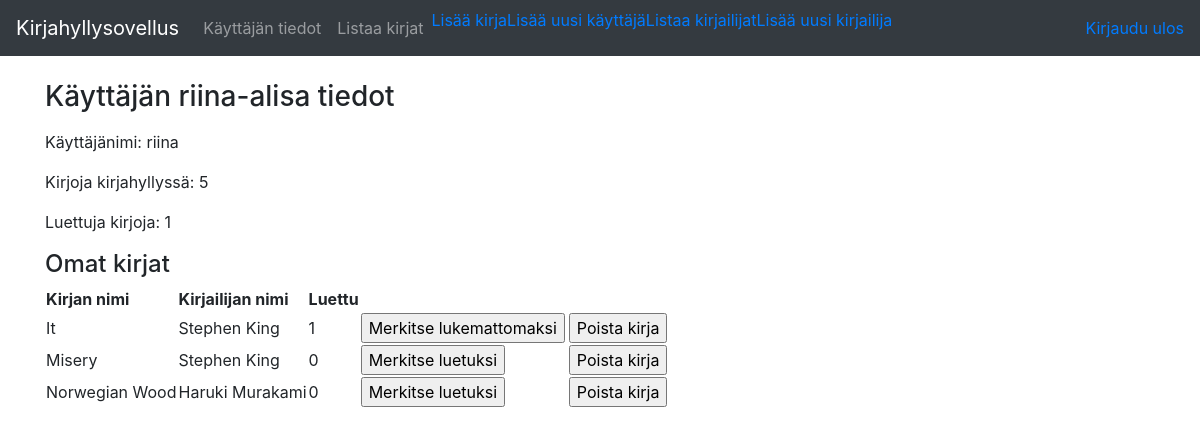
/auth/riina/ (signed in), run on the app's committed database.
### application/auth/models.py (models this page shows, shortened)
class User(Base):
    __tablename__ = "account"
    name = db.Column(db.String(30), nullable=False)
    username = db.Column(db.String(30), nullable=False)
    password = db.Column(db.String(30), nullable=False)
    mybooks = db.relationship("Book", secondary=users_books,
        backref=db.backref('mybooks', lazy='dynamic'))
    @staticmethod
    def count_all_books(userid):
        stmt = text("SELECT COUNT(users_books.book_id) FROM users_books WHERE user_id = :userid").params(userid=userid)
        res = db.engine.execute(stmt)
        return res.fetchone()[0]
    @staticmethod
    def count_read_books(userid):
        stmt = text("SELECT COUNT(users_books.book_id) FROM users_books WHERE user_id =  :userid AND read = 1").params(userid=userid)
        res = db.engine.execute(stmt)
        return res.fetchone()[0]

### tables this page shows
CREATE TABLE users_books (
	book_id INTEGER, 
	user_id INTEGER, 
	read BOOLEAN NOT NULL, 
	FOREIGN KEY(book_id) REFERENCES book (id), 
	FOREIGN KEY(user_id) REFERENCES account (id), 
	CHECK (read IN (0, 1))
);

### application/books/models.py (models this page shows, shortened)
class Book(Base):
    name = db.Column(db.String(144), nullable=False)

### application/authors/models.py (models this page shows, shortened)
class Author(Base):
    __tablename__ = "author"
    firstname = db.Column(db.String(30), nullable=False)
    lastname = db.Column(db.String(30), nullable=False)
    books = db.relationship("Book", secondary=authors_books,
        backref=db.backref('books', lazy='dynamic'))

### application/auth/views.py (the view)
@app.route("/auth/<username>/", methods=["GET"])
@login_required
def auth_info(username):
    user = User.query.filter_by(username=username).first()
    stmt = text(
        "SELECT ub.book_id, user_id, firstname, lastname, read, name FROM users_books ub, authors_books ab "
        "JOIN book b ON b.id=ub.book_id JOIN author ON author.id=ab.author_id WHERE ub.user_id=:user_id "
        "AND ab.book_id=ub.book_id;").params(
        user_id=user.id)
    bookslist = db.engine.execute(stmt)
    db.session().commit()
    return render_template("auth/userinfo.html", user=user, books=bookslist, all_books=user.count_all_books(user.id),
                           read_books=user.count_read_books(user.id))

### application/__init__.py (called while the page is built)
@login_manager.user_loader
def load_user(user_id):
    return User.query.get(user_id)

### application/templates/auth/userinfo.html (shortened to what this page needs)
{% extends "layout.html" %}
{% block body %}
<form method="GET" action="{{ url_for('auth_info', username=user.username) }}">
    <h3>Käyttäjän {{ user.name }} tiedot</h3>
    <p>Käyttäjänimi: {{ user.username }}</p>
    {% if all_books is defined %}
    <p>Kirjoja kirjahyllyssä: {{ all_books }}</p>
    {% endif %}
    {% if read_books is defined %}
    <p>Luettuja kirjoja: {{ read_books }}</p>
    {% endif %}
    <h4>Omat kirjat</h4>
    <table>
        <tr>
            <th>Kirjan nimi</th>
            <th>Kirjailijan nimi</th>
            <th>Luettu</th>
        </tr>
        {% for book in books %}
        <tr>
            <td>{{ book.name }}</td>
            <td>{{ book.firstname }} {{ book.lastname }}</td>
            <td>{{ book.read }}</td>
            <td>
                {% if book.read == False %}
                <form method="POST" action="{{ url_for('books_set_read_or_delete', username=user.username, book_id=book.book_id) }}">
                    <input type="submit" name="btn" value="Merkitse luetuksi"/>
                </form>
                {% endif %}
                {% if book.read == True %}
                <form method="POST" action="{{ url_for('books_set_read_or_delete', username=user.username, book_id=book.book_id) }}">
                    <input type="submit" name="btn" value="Merkitse lukemattomaksi"/>
                </form>
                {% endif %}
            </td>
            <td>
            </td>
            <td>
                <form method="POST" action="{{ url_for('books_set_read_or_delete', username=user.username, book_id=book.book_id) }}">
                    <input type="submit" name="btn" value="Poista kirja"/>
                </form>
            </td>
        </tr>
        {% endfor %}
    </table>
</form>
{% endblock %}

### data on the page
User: name "riina-alisa", username "riina"
users_books: name "It", firstname "Stephen", lastname "King", read "1"
users_books: name "Misery", firstname "Stephen", lastname "King", read "0"
users_books: name "Norwegian Wood", firstname "Haruki", lastname "Murakami", read "0"

### other printed values
{{ all_books }} "5"
{{ read_books }} "1"
